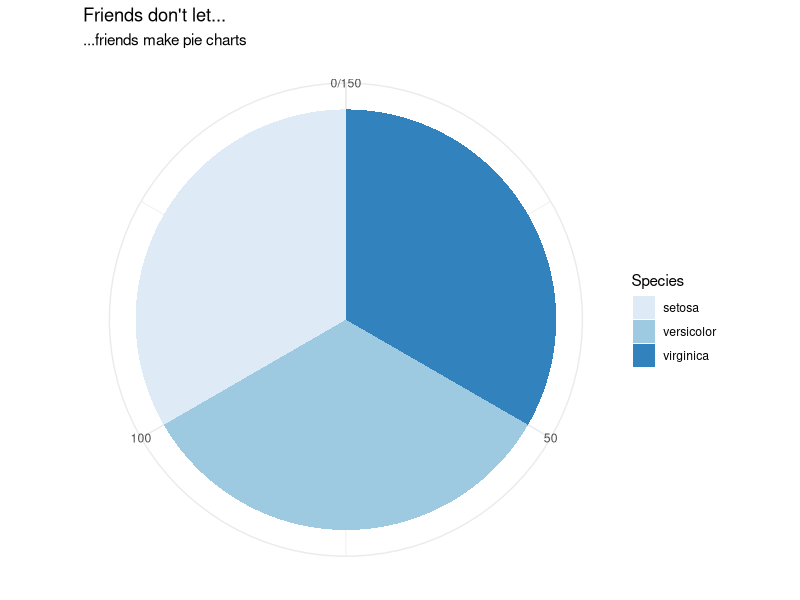
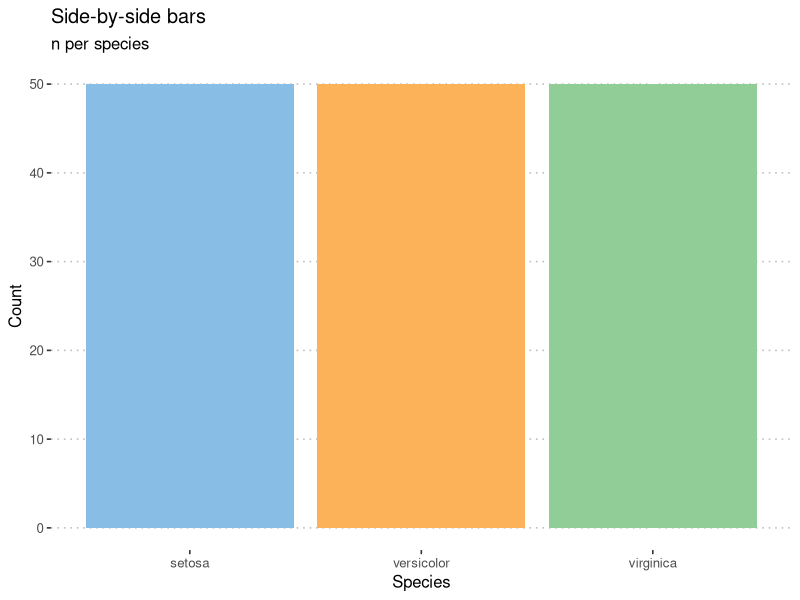
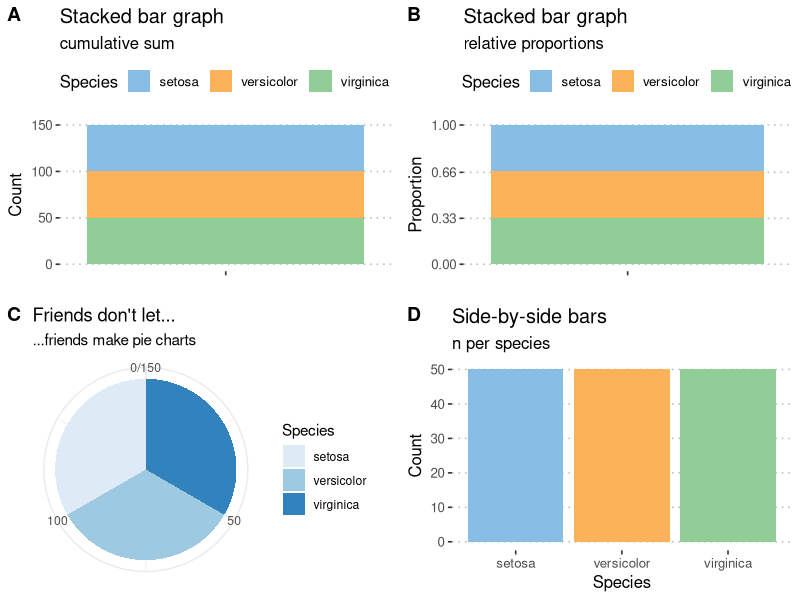
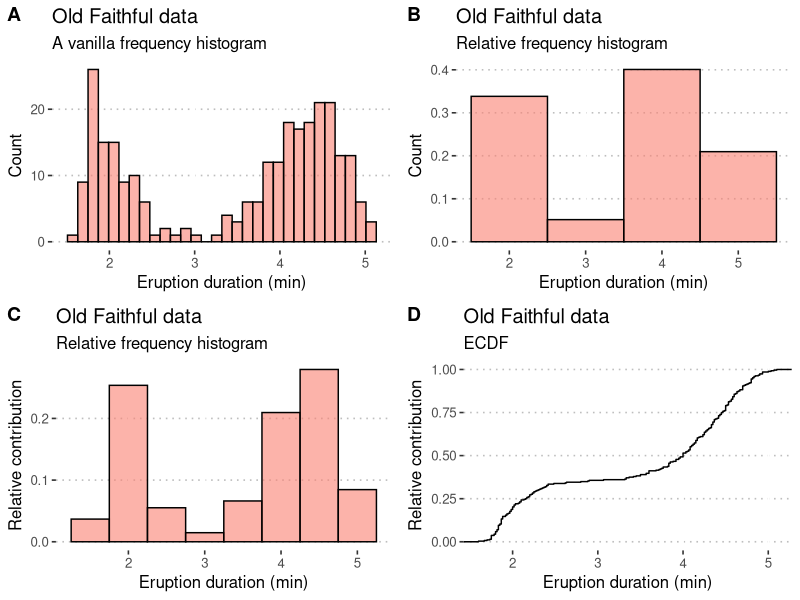

Generate these figures, in order, with R:
#Matthew CArr
#Biostats 2
#chapter 4, graohical representation

library(tidyverse)
library(ggpubr)
library(RColorBrewer)
library(ggthemes)

datasets::fdeaths

#adding in iris dataset
iris <- datasets::iris

# the numerical summary produced by a piped series of functions;
# create a summary of the data (i.e. number of replicates per species)
# used for (A), (B) and (C), below
iris.cnt <- iris %>%
  count(Species) %>% # automagically creates a column, n, with the counts
  mutate(prop = n / sum(n)) # creates the relative proportion of each species
iris.cnt

# a stacked bar graph with the cumulative sum of observations
plt1 <- ggplot(data = iris.cnt, aes(x = "", y = n, fill = Species)) +
  geom_bar(width = 1, stat = "identity") +
  labs(title = "Stacked bar graph", subtitle = "cumulative sum",
       x = NULL, y = "Count") +
  theme_pubclean() + scale_color_few() +
  scale_fill_few()


# a stacked bar graph with the relative proportions of observations
plt2 <- ggplot(data = iris.cnt, aes(x = "", y = prop, fill = Species)) +
  geom_bar(width = 1, stat = "identity") +#  stats = "identity".......?, position_dodge to give spaces in bars
  scale_y_continuous(breaks = c(0.00, 0.33, 0.66, 1.00)) +
  labs(title = "Stacked bar graph", subtitle = "relative proportions",
       x = NULL, y = "Proportion") +
  theme_pubclean() + scale_color_few() +
  scale_fill_few()


# a basic pie chart
plt3 <- plt1 + coord_polar("y", start = 0) +
  labs(title = "Friends don't let...", subtitle = "...friends make pie charts",
       x = NULL, y = NULL) +
  scale_fill_brewer(palette = "Blues") +
  theme_minimal()
plt3
# if you seriously want a pie chart, rather use the base R function, `pie()`

# here now a bar graph...
# the default mapping of `geom_bar` is `stat = count`, which is a
# bar for each fo the categories (`Species`), with `count` along y
plt4 <- ggplot(data = iris, aes(x = Species, fill = Species)) +
  geom_bar(show.legend = FALSE) +
  labs(title = "Side-by-side bars", subtitle = "n per species", y = "Count") +
  theme_pubclean() + scale_color_few() +
  scale_fill_few()
plt4

#addeing the plots together
ggarrange(plt1, plt2, plt3, plt4, nrow = 2, ncol = 2, labels = "AUTO")

##############################################################################################################################\

#continues data

#HW write comments on every plot

# a normal frequency histogram, with count along y
hist1 <- ggplot(data = faithful, aes(x = eruptions)) + # selecting data faithfull and in aestetics add in eruptions
  geom_histogram(colour = "black", fill = "salmon", alpha = 0.6) + # selecting the histogram plot 
  labs(title = "Old Faithful data",
       subtitle = "A vanilla frequency histogram",
       x = "Eruption duration (min)",
       y = "Count") + theme_pubclean()

# when the binwidth is 1, the density histogram *is* the relative
# frequency histogram
hist2 <- ggplot(data = faithful, aes(x = eruptions)) +
  geom_histogram(aes(y = ..density..),
                 position = 'identity', binwidth = 1,
                 colour = "black", fill = "salmon", alpha = 0.6) +
  labs(title = "Old Faithful data",
       subtitle = "Relative frequency histogram",
       x = "Eruption duration (min)",
       y = "Count") + theme_pubclean()


# if binwidth is something other than 1, the relative frequency in
# a histogram is ..density.. * binwidth
hist3 <- ggplot(data = faithful, aes(x = eruptions)) +
  geom_histogram(aes(y = 0.5 * ..density..),
                 position = 'identity', binwidth = 0.5,
                 colour = "black", fill = "salmon", alpha = 0.6) +
  labs(title = "Old Faithful data",
       subtitle = "Relative frequency histogram",
       x = "Eruption duration (min)",
       y = "Relative contribution") + theme_pubclean()

# ECDF
hist4 <- ggplot(data = faithful, aes(x = eruptions)) + 
  stat_ecdf() +
  labs(title = "Old Faithful data",
       subtitle = "ECDF",
       x = "Eruption duration (min)",
       y = "Relative contribution") + theme_pubclean()

ggarrange(hist1, hist2, hist3, hist4, ncol = 2, nrow = 2, labels = "AUTO")

